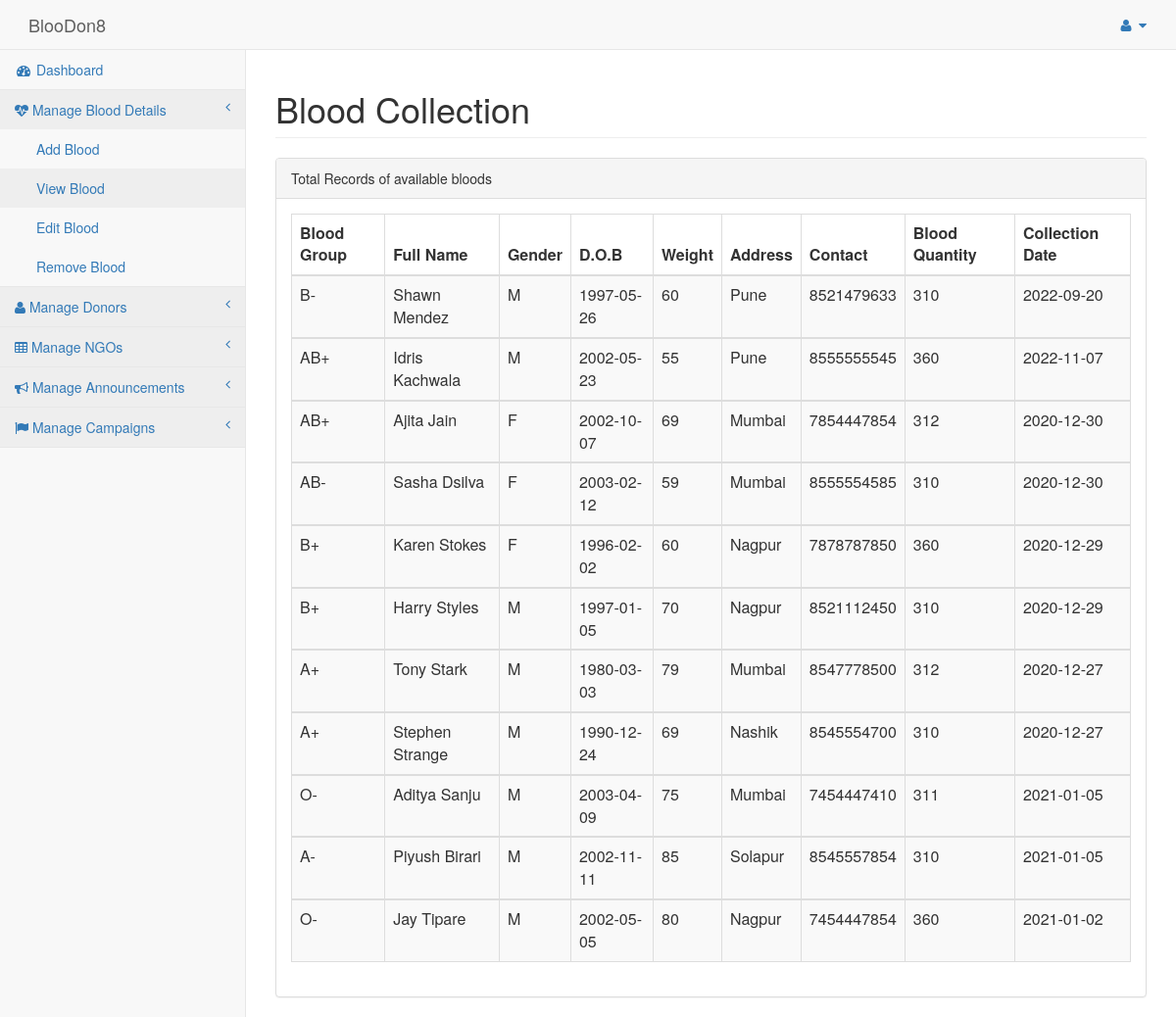
Screenshot of /admin/viewblood.php with the database file from the repository.
### tables this page shows
CREATE TABLE IF NOT EXISTS `blood` (
`id` int(11) NOT NULL,
  `name` varchar(20) NOT NULL,
  `gender` varchar(20) NOT NULL,
  `dob` date NOT NULL,
  `weight` int(11) NOT NULL,
  `bloodgroup` varchar(3) NOT NULL,
  `address` varchar(20) NOT NULL,
  `contact` varchar(10) NOT NULL,
  `bloodqty` int(11) NOT NULL,
  `collection` date NOT NULL
);

### admin/viewblood.php (the view, shortened to what this page needs)
<html>
<head>
<link href="../css/bootstrap.min.css" rel="stylesheet">
<link href="../vendor/metisMenu/metisMenu.min.css" rel="stylesheet">
 <link href="../css/dataTables/dataTables.bootstrap.css" rel="stylesheet">
<link href="../css/dataTables/dataTables.responsive.css" rel="stylesheet">
<link href="../dist/css/sb-admin-2.css" rel="stylesheet">
<link href="../vendor/font-awesome/css/font-awesome.min.css" rel="stylesheet" type="text/css">
<link rel="stylesheet" href="../icofont/icofont.min.css">
</head>
<body>
<div id="wrapper">
<?php include 'includes/nav.php'?>
<div id="page-wrapper">
<div class="container-fluid">
<div class="row">
<div class=".col-lg-12">
               <h1 class="page-header">Blood Collection</h1>
                </div>
  </div>
				<div class="row">
                        <div class=".col-lg-12">
                            <div class="panel panel-default">
                                <div class="panel-heading">
                                    Total Records of available bloods
                                </div>
								 <div class="panel-body">
                                    <div class="table-responsive">
									<table class="table table-striped table-bordered table-hover" id="dataTables-example">
									<?php
						include "dbconnect.php";
						$qry="select * from blood";
						$result=mysqli_query($conn,$qry);
						echo"
						<thead>
						<tr>
							<th>Blood Group</th>
							<th>Full Name</th>
							<th>Gender</th>
							<th>D.O.B</th>
							<th>Weight</th>
							<th>Address</th>
							<th>Contact</th>
							<th>Blood Quantity</th>
							<th>Collection Date</th>
						</tr>
						</thead>";
						while($row=mysqli_fetch_array($result)){
						  echo"<tbody>
						  <tr class='gradeA'>
						  <td>".$row['bloodgroup']."</td>
						  <td>".$row['name']."</td>
						  <td>".$row['gender']."</td>
						  <td>".$row['dob']."</td>
						  <td>".$row['weight']."</td>
						  <td>".$row['address']."</td>
						  <td>".$row['contact']."</td>
						  <td>".$row['bloodqty']."</td>
						  <td>".$row['collection']."</td>
						</tr>
						<tbody>
						";
						}
						?>
						</table>
				</div>
				</div>
		</div>
		</div>
		</div>
		</div>
		</div>
		</div>
</body>
</html>

### admin/includes/nav.php (shortened to what this page needs)
<nav class="navbar navbar-default navbar-static-top" role="navigation" style="margin-bottom: 0">
    <div class="navbar-header">
        <a class="navbar-brand" href="index.php"><i class="icofont-blood-drop"></i>BlooDon8</a>
    </div>
    <ul class="nav navbar-top-links navbar-right">
        <li class="dropdown">
            <a class="dropdown-toggle" data-toggle="dropdown" href="#">
                <i class="fa fa-user fa-fw"></i> <i class="fa fa-caret-down"></i>
            </a>
        </li>
    </ul>
    <div class="navbar-default sidebar" role="navigation">
        <div class="sidebar-nav navbar-collapse">
            <ul class="nav" id="side-menu">
                <li>
                    <a href="index.php"><i class="fa fa-dashboard fa-fw"></i> Dashboard</a>
                </li>
                <li>
                    <a href=""><i class="fa fa-heartbeat"></i> Manage Blood Details <span class="fa arrow"></span></a>
                    <ul class="nav nav-second-level">
                        <li>
                            <a href="addblood.php">Add Blood</a>
                        </li>
                        <li>
                            <a href="viewblood.php">View Blood</a>
                        </li>
                        <li>
                            <a href="editblood.php">Edit Blood</a>
                        </li>
                        <li>
                            <a href="deleteblood.php">Remove Blood</a>
                        </li>
                    </ul>
                </li>
                <li>
                    <a href=""><i class="fa fa-user"></i> Manage Donors<span class="fa arrow"></span></a>
                </li>
                <li>
                    <a href=""><i class="fa fa-table"></i> Manage NGOs <span class="fa arrow"></span></a>
                </li>
                <li>
                    <a href=""><i class="fa fa-bullhorn"></i> Manage Announcements <span class="fa arrow"></span></a>
                </li>
                <li>
                    <a href=""><i class="fa fa-flag"></i> Manage Campaigns <span class="fa arrow"></span></a>
                </li>
            </ul>
        </div>
    </div>
</nav>

### rows the page displays
blood: bloodgroup "B-", name "Shawn Mendez", gender "M", dob "1997-05-26", weight "60", address "Pune", contact "8521479633", bloodqty "310", collection "2022-09-20"
blood: bloodgroup "AB+", name "Idris Kachwala", gender "M", dob "2002-05-23", weight "55", address "Pune", contact "8555555545", bloodqty "360", collection "2022-11-07"
blood: bloodgroup "AB+", name "Ajita Jain", gender "F", dob "2002-10-07", weight "69", address "Mumbai", contact "7854447854", bloodqty "312", collection "2020-12-30"
blood: bloodgroup "AB-", name "Sasha Dsilva", gender "F", dob "2003-02-12", weight "59", address "Mumbai", contact "8555554585", bloodqty "310", collection "2020-12-30"
blood: bloodgroup "B+", name "Karen Stokes", gender "F", dob "1996-02-02", weight "60", address "Nagpur", contact "7878787850", bloodqty "360", collection "2020-12-29"
blood: bloodgroup "B+", name "Harry Styles", gender "M", dob "1997-01-05", weight "70", address "Nagpur", contact "8521112450", bloodqty "310", collection "2020-12-29"
blood: bloodgroup "A+", name "Tony Stark", gender "M", dob "1980-03-03", weight "79", address "Mumbai", contact "8547778500", bloodqty "312", collection "2020-12-27"
blood: bloodgroup "A+", name "Stephen Strange", gender "M", dob "1990-12-24", weight "69", address "Nashik", contact "8545554700", bloodqty "310", collection "2020-12-27"
blood: bloodgroup "O-", name "Aditya Sanju", gender "M", dob "2003-04-09", weight "75", address "Mumbai", contact "7454447410", bloodqty "311", collection "2021-01-05"
blood: bloodgroup "A-", name "Piyush Birari", gender "M", dob "2002-11-11", weight "85", address "Solapur", contact "8545557854", bloodqty "310", collection "2021-01-05"
blood: bloodgroup "O-", name "Jay Tipare", gender "M", dob "2002-05-05", weight "80", address "Nagpur", contact "7454447854", bloodqty "360", collection "2021-01-02"
